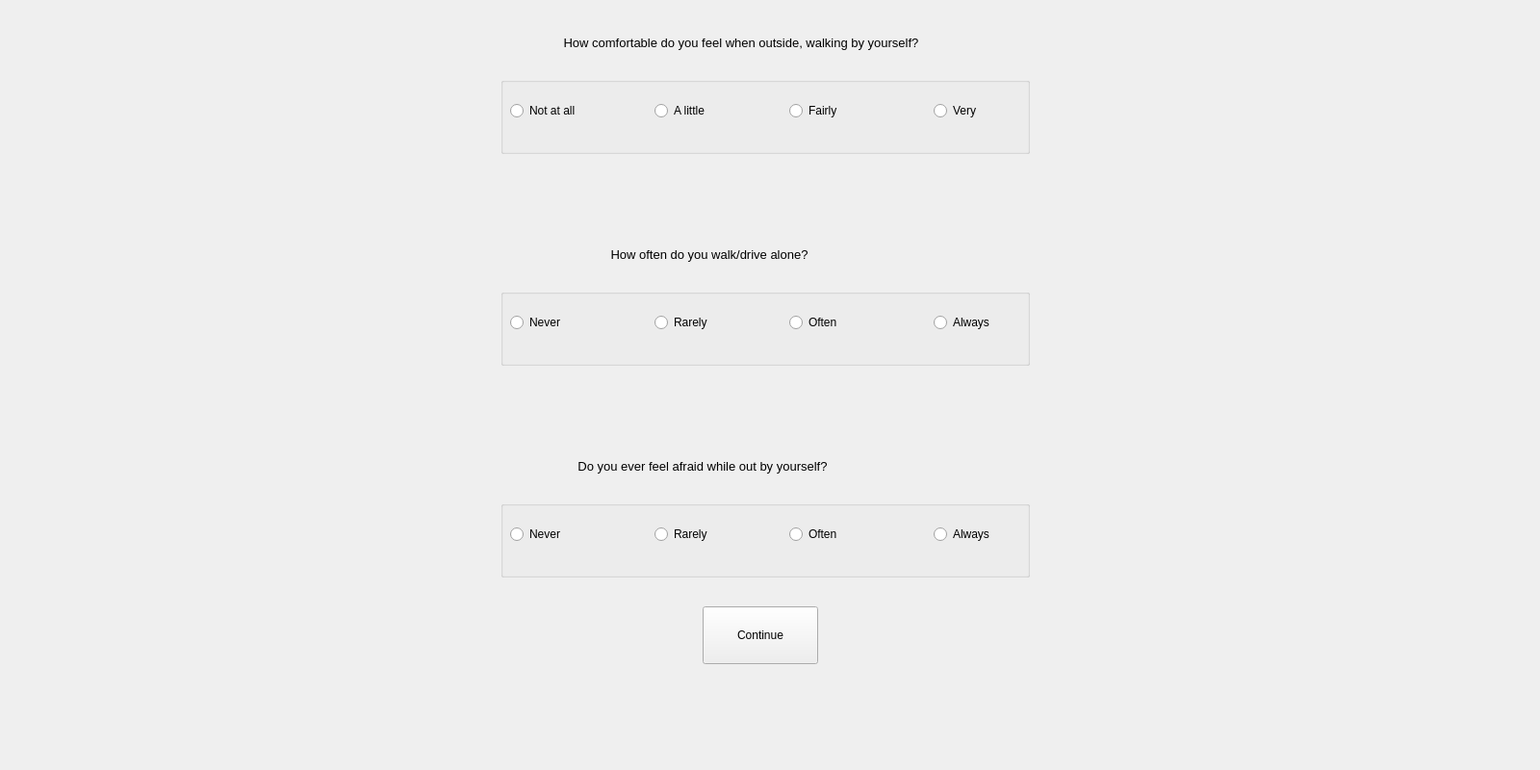
<?xml version="1.0" encoding="UTF-8"?>
<ui version="4.0">
 <class>Form</class>
 <widget class="QWidget" name="Form">
  <property name="geometry">
   <rect>
    <x>0</x>
    <y>0</y>
    <width>1600</width>
    <height>800</height>
   </rect>
  </property>
  <property name="windowTitle">
   <string>Form</string>
  </property>
  <widget class="QStackedWidget" name="mainStack">
   <property name="geometry">
    <rect>
     <x>-10</x>
     <y>0</y>
     <width>1600</width>
     <height>800</height>
    </rect>
   </property>
   <property name="autoFillBackground">
    <bool>true</bool>
   </property>
   <property name="currentIndex">
    <number>2</number>
   </property>
   <widget class="QWidget" name="consentForm">
    <widget class="QCheckBox" name="consentCheck">
     <property name="geometry">
      <rect>
       <x>120</x>
       <y>280</y>
       <width>550</width>
       <height>30</height>
      </rect>
     </property>
     <property name="text">
      <string>I have read the information above and I consent to take part in this study.</string>
     </property>
     <property name="iconSize">
      <size>
       <width>15</width>
       <height>15</height>
      </size>
     </property>
     <property name="checked">
      <bool>false</bool>
     </property>
    </widget>
    <widget class="QCheckBox" name="ageCheck">
     <property name="geometry">
      <rect>
       <x>120</x>
       <y>520</y>
       <width>850</width>
       <height>30</height>
      </rect>
     </property>
     <property name="text">
      <string>I confirm that I am over the age of 18.</string>
     </property>
     <property name="iconSize">
      <size>
       <width>15</width>
       <height>15</height>
      </size>
     </property>
     <property name="checked">
      <bool>false</bool>
     </property>
    </widget>
    <widget class="QLabel" name="headerLabel">
     <property name="geometry">
      <rect>
       <x>120</x>
       <y>50</y>
       <width>1600</width>
       <height>41</height>
      </rect>
     </property>
     <property name="font">
      <font>
       <family>Arial</family>
       <pointsize>12</pointsize>
      </font>
     </property>
     <property name="text">
      <string>The following experiment was granted ethical approval by the UCL Psychology and Langage Sciences ethics chair.</string>
     </property>
    </widget>
    <widget class="QPushButton" name="continueButton">
     <property name="geometry">
      <rect>
       <x>750</x>
       <y>630</y>
       <width>120</width>
       <height>60</height>
      </rect>
     </property>
     <property name="text">
      <string>Continue</string>
     </property>
    </widget>
    <widget class="QLabel" name="informationLabel">
     <property name="geometry">
      <rect>
       <x>120</x>
       <y>100</y>
       <width>1400</width>
       <height>120</height>
      </rect>
     </property>
     <property name="font">
      <font>
       <family>Arial</family>
       <pointsize>10</pointsize>
      </font>
     </property>
     <property name="text">
      <string>&lt;html&gt;&lt;head/&gt;&lt;body&gt;&lt;p&gt;This experiment will involve making decisions in response to presented stimuli. You will be given detailed information before beginning the experiment. If at any point during the study you wish to cease participating, please simply stop and exit the browser window. You do not need to contact the experimenters if you decide to withdraw. If after participating you wish to have your data omitted from analysis, please contact the experimenters at the xxyyzzy@ucl.ac.uk.&lt;/p&gt;&lt;/body&gt;&lt;/html&gt;</string>
     </property>
     <property name="scaledContents">
      <bool>false</bool>
     </property>
     <property name="wordWrap">
      <bool>true</bool>
     </property>
    </widget>
    <widget class="QCheckBox" name="dataCheck">
     <property name="geometry">
      <rect>
       <x>120</x>
       <y>360</y>
       <width>850</width>
       <height>30</height>
      </rect>
     </property>
     <property name="text">
      <string>I understand that my data may be used in future academic papers and publications without my knowledge. </string>
     </property>
     <property name="iconSize">
      <size>
       <width>15</width>
       <height>15</height>
      </size>
     </property>
     <property name="checked">
      <bool>false</bool>
     </property>
    </widget>
    <widget class="QCheckBox" name="withdrawCheck">
     <property name="geometry">
      <rect>
       <x>120</x>
       <y>440</y>
       <width>850</width>
       <height>30</height>
      </rect>
     </property>
     <property name="text">
      <string>I understand that I can withdraw from participation by closing the window.</string>
     </property>
     <property name="iconSize">
      <size>
       <width>15</width>
       <height>15</height>
      </size>
     </property>
     <property name="checked">
      <bool>false</bool>
     </property>
    </widget>
    <widget class="QStackedWidget" name="settingsBox">
     <property name="geometry">
      <rect>
       <x>1220</x>
       <y>60</y>
       <width>331</width>
       <height>381</height>
      </rect>
     </property>
     <property name="palette">
      <palette>
       <active>
        <colorrole role="Base">
         <brush brushstyle="SolidPattern">
          <color alpha="255">
           <red>255</red>
           <green>255</green>
           <blue>255</blue>
          </color>
         </brush>
        </colorrole>
        <colorrole role="Window">
         <brush brushstyle="SolidPattern">
          <color alpha="255">
           <red>171</red>
           <green>171</green>
           <blue>171</blue>
          </color>
         </brush>
        </colorrole>
       </active>
       <inactive>
        <colorrole role="Base">
         <brush brushstyle="SolidPattern">
          <color alpha="255">
           <red>255</red>
           <green>255</green>
           <blue>255</blue>
          </color>
         </brush>
        </colorrole>
        <colorrole role="Window">
         <brush brushstyle="SolidPattern">
          <color alpha="255">
           <red>171</red>
           <green>171</green>
           <blue>171</blue>
          </color>
         </brush>
        </colorrole>
       </inactive>
       <disabled>
        <colorrole role="Base">
         <brush brushstyle="SolidPattern">
          <color alpha="255">
           <red>171</red>
           <green>171</green>
           <blue>171</blue>
          </color>
         </brush>
        </colorrole>
        <colorrole role="Window">
         <brush brushstyle="SolidPattern">
          <color alpha="255">
           <red>171</red>
           <green>171</green>
           <blue>171</blue>
          </color>
         </brush>
        </colorrole>
       </disabled>
      </palette>
     </property>
     <property name="autoFillBackground">
      <bool>true</bool>
     </property>
     <property name="currentIndex">
      <number>1</number>
     </property>
     <widget class="QWidget" name="login">
      <widget class="QLineEdit" name="pwBox">
       <property name="geometry">
        <rect>
         <x>30</x>
         <y>100</y>
         <width>231</width>
         <height>31</height>
        </rect>
       </property>
      </widget>
      <widget class="QLabel" name="settingsLabel">
       <property name="geometry">
        <rect>
         <x>20</x>
         <y>50</y>
         <width>301</width>
         <height>40</height>
        </rect>
       </property>
       <property name="font">
        <font>
         <pointsize>8</pointsize>
        </font>
       </property>
       <property name="text">
        <string>Please enter the password to access settings.</string>
       </property>
       <property name="wordWrap">
        <bool>true</bool>
       </property>
      </widget>
      <widget class="QPushButton" name="logButton">
       <property name="geometry">
        <rect>
         <x>115</x>
         <y>150</y>
         <width>70</width>
         <height>41</height>
        </rect>
       </property>
       <property name="text">
        <string>Login</string>
       </property>
      </widget>
     </widget>
     <widget class="QWidget" name="settings">
      <layout class="QFormLayout" name="formLayout">
       <property name="horizontalSpacing">
        <number>8</number>
       </property>
       <property name="verticalSpacing">
        <number>12</number>
       </property>
       <item row="2" column="0">
        <widget class="QSpinBox" name="ruralSpeed">
         <property name="font">
          <font>
           <pointsize>11</pointsize>
          </font>
         </property>
         <property name="maximum">
          <number>999</number>
         </property>
         <property name="value">
          <number>75</number>
         </property>
        </widget>
       </item>
       <item row="2" column="1">
        <widget class="QLabel" name="lab1">
         <property name="font">
          <font>
           <pointsize>10</pointsize>
          </font>
         </property>
         <property name="text">
          <string>Rural Speed</string>
         </property>
        </widget>
       </item>
       <item row="3" column="1">
        <widget class="QLabel" name="lab2">
         <property name="font">
          <font>
           <pointsize>10</pointsize>
          </font>
         </property>
         <property name="text">
          <string>Rural Loss Chance</string>
         </property>
        </widget>
       </item>
       <item row="4" column="0">
        <widget class="QSpinBox" name="citySpeed">
         <property name="font">
          <font>
           <pointsize>11</pointsize>
          </font>
         </property>
         <property name="maximum">
          <number>999</number>
         </property>
         <property name="value">
          <number>40</number>
         </property>
         <property name="displayIntegerBase">
          <number>10</number>
         </property>
        </widget>
       </item>
       <item row="4" column="1">
        <widget class="QLabel" name="lab3">
         <property name="font">
          <font>
           <pointsize>10</pointsize>
          </font>
         </property>
         <property name="text">
          <string>City Speed</string>
         </property>
        </widget>
       </item>
       <item row="5" column="1">
        <widget class="QLabel" name="lab4">
         <property name="font">
          <font>
           <pointsize>10</pointsize>
          </font>
         </property>
         <property name="text">
          <string>City Loss Chance</string>
         </property>
        </widget>
       </item>
       <item row="8" column="0" colspan="2">
        <widget class="QPushButton" name="saveButton">
         <property name="font">
          <font>
           <pointsize>8</pointsize>
          </font>
         </property>
         <property name="text">
          <string>SAVE</string>
         </property>
        </widget>
       </item>
       <item row="3" column="0">
        <widget class="QDoubleSpinBox" name="ruralLoss">
         <property name="font">
          <font>
           <pointsize>10</pointsize>
          </font>
         </property>
         <property name="decimals">
          <number>2</number>
         </property>
         <property name="value">
          <double>0.400000000000000</double>
         </property>
        </widget>
       </item>
       <item row="5" column="0">
        <widget class="QDoubleSpinBox" name="cityLoss">
         <property name="font">
          <font>
           <pointsize>10</pointsize>
          </font>
         </property>
         <property name="decimals">
          <number>2</number>
         </property>
         <property name="value">
          <double>0.150000000000000</double>
         </property>
        </widget>
       </item>
       <item row="6" column="0">
        <widget class="QSpinBox" name="motorwaySpeed">
         <property name="font">
          <font>
           <pointsize>10</pointsize>
          </font>
         </property>
         <property name="maximum">
          <number>999</number>
         </property>
         <property name="value">
          <number>125</number>
         </property>
        </widget>
       </item>
       <item row="7" column="0">
        <widget class="QDoubleSpinBox" name="motorwayLoss">
         <property name="font">
          <font>
           <pointsize>10</pointsize>
          </font>
         </property>
         <property name="singleStep">
          <double>1.000000000000000</double>
         </property>
         <property name="value">
          <double>0.750000000000000</double>
         </property>
        </widget>
       </item>
       <item row="6" column="1">
        <widget class="QLabel" name="lab5">
         <property name="font">
          <font>
           <pointsize>10</pointsize>
          </font>
         </property>
         <property name="text">
          <string>Motorway Speed</string>
         </property>
        </widget>
       </item>
       <item row="7" column="1">
        <widget class="QLabel" name="lab6">
         <property name="font">
          <font>
           <pointsize>10</pointsize>
          </font>
         </property>
         <property name="text">
          <string>Motorway Loss Chance</string>
         </property>
        </widget>
       </item>
       <item row="0" column="0">
        <widget class="QSpinBox" name="trialSpin">
         <property name="font">
          <font>
           <pointsize>10</pointsize>
          </font>
         </property>
         <property name="maximum">
          <number>99</number>
         </property>
         <property name="singleStep">
          <number>2</number>
         </property>
         <property name="value">
          <number>4</number>
         </property>
        </widget>
       </item>
       <item row="0" column="1">
        <widget class="QLabel" name="trialLabel">
         <property name="font">
          <font>
           <pointsize>10</pointsize>
          </font>
         </property>
         <property name="text">
          <string>Number of Trials</string>
         </property>
        </widget>
       </item>
       <item row="1" column="0" colspan="2">
        <widget class="QLabel" name="spaceer">
         <property name="text">
          <string>------------------------------------------------------------------------------------------------------------</string>
         </property>
        </widget>
       </item>
      </layout>
     </widget>
    </widget>
    <widget class="QPushButton" name="settingsButton">
     <property name="geometry">
      <rect>
       <x>1450</x>
       <y>10</y>
       <width>101</width>
       <height>41</height>
      </rect>
     </property>
     <property name="text">
      <string>Settings</string>
     </property>
    </widget>
   </widget>
   <widget class="QWidget" name="demographics">
    <widget class="QLabel" name="demHeader">
     <property name="geometry">
      <rect>
       <x>90</x>
       <y>50</y>
       <width>1600</width>
       <height>41</height>
      </rect>
     </property>
     <property name="font">
      <font>
       <family>Arial</family>
       <pointsize>12</pointsize>
      </font>
     </property>
     <property name="text">
      <string>Please respond to all of the following questions. </string>
     </property>
    </widget>
    <widget class="QLineEdit" name="nameInput">
     <property name="geometry">
      <rect>
       <x>115</x>
       <y>160</y>
       <width>350</width>
       <height>45</height>
      </rect>
     </property>
    </widget>
    <widget class="QLabel" name="name">
     <property name="geometry">
      <rect>
       <x>20</x>
       <y>165</y>
       <width>70</width>
       <height>30</height>
      </rect>
     </property>
     <property name="font">
      <font>
       <pointsize>10</pointsize>
      </font>
     </property>
     <property name="text">
      <string>&lt;html&gt;&lt;head/&gt;&lt;body&gt;&lt;p align=&quot;center&quot;&gt;Name:&lt;/p&gt;&lt;/body&gt;&lt;/html&gt;</string>
     </property>
    </widget>
    <widget class="QLabel" name="age">
     <property name="geometry">
      <rect>
       <x>20</x>
       <y>265</y>
       <width>70</width>
       <height>30</height>
      </rect>
     </property>
     <property name="font">
      <font>
       <pointsize>10</pointsize>
      </font>
     </property>
     <property name="text">
      <string>&lt;html&gt;&lt;head/&gt;&lt;body&gt;&lt;p align=&quot;center&quot;&gt;Age:&lt;/p&gt;&lt;/body&gt;&lt;/html&gt;</string>
     </property>
    </widget>
    <widget class="QLabel" name="Gender">
     <property name="geometry">
      <rect>
       <x>20</x>
       <y>365</y>
       <width>70</width>
       <height>30</height>
      </rect>
     </property>
     <property name="font">
      <font>
       <pointsize>10</pointsize>
      </font>
     </property>
     <property name="text">
      <string>&lt;html&gt;&lt;head/&gt;&lt;body&gt;&lt;p align=&quot;center&quot;&gt;Gender:&lt;/p&gt;&lt;/body&gt;&lt;/html&gt;</string>
     </property>
    </widget>
    <widget class="QGroupBox" name="sexGroup">
     <property name="geometry">
      <rect>
       <x>115</x>
       <y>330</y>
       <width>500</width>
       <height>100</height>
      </rect>
     </property>
     <property name="title">
      <string/>
     </property>
     <property name="flat">
      <bool>false</bool>
     </property>
     <widget class="QRadioButton" name="maleButton">
      <property name="geometry">
       <rect>
        <x>25</x>
        <y>25</y>
        <width>100</width>
        <height>50</height>
       </rect>
      </property>
      <property name="font">
       <font>
        <pointsize>9</pointsize>
       </font>
      </property>
      <property name="text">
       <string>Male</string>
      </property>
     </widget>
     <widget class="QRadioButton" name="femaleButton">
      <property name="geometry">
       <rect>
        <x>135</x>
        <y>25</y>
        <width>131</width>
        <height>50</height>
       </rect>
      </property>
      <property name="font">
       <font>
        <pointsize>9</pointsize>
       </font>
      </property>
      <property name="text">
       <string>Female</string>
      </property>
     </widget>
     <widget class="QRadioButton" name="otherButton">
      <property name="geometry">
       <rect>
        <x>245</x>
        <y>25</y>
        <width>100</width>
        <height>50</height>
       </rect>
      </property>
      <property name="font">
       <font>
        <pointsize>9</pointsize>
       </font>
      </property>
      <property name="text">
       <string>Other</string>
      </property>
     </widget>
    </widget>
    <widget class="QPushButton" name="verifyButton">
     <property name="geometry">
      <rect>
       <x>750</x>
       <y>630</y>
       <width>120</width>
       <height>60</height>
      </rect>
     </property>
     <property name="text">
      <string>Continue</string>
     </property>
    </widget>
    <widget class="QLabel" name="education">
     <property name="geometry">
      <rect>
       <x>35</x>
       <y>460</y>
       <width>371</width>
       <height>30</height>
      </rect>
     </property>
     <property name="font">
      <font>
       <pointsize>10</pointsize>
      </font>
     </property>
     <property name="text">
      <string>&lt;html&gt;&lt;head/&gt;&lt;body&gt;&lt;p&gt;Are you currently in full time education?&lt;/p&gt;&lt;/body&gt;&lt;/html&gt;</string>
     </property>
    </widget>
    <widget class="QCheckBox" name="educCheck">
     <property name="geometry">
      <rect>
       <x>420</x>
       <y>460</y>
       <width>51</width>
       <height>30</height>
      </rect>
     </property>
     <property name="text">
      <string/>
     </property>
     <property name="iconSize">
      <size>
       <width>15</width>
       <height>15</height>
      </size>
     </property>
    </widget>
    <widget class="QSpinBox" name="ageSpin">
     <property name="geometry">
      <rect>
       <x>115</x>
       <y>265</y>
       <width>70</width>
       <height>30</height>
      </rect>
     </property>
     <property name="font">
      <font>
       <pointsize>10</pointsize>
      </font>
     </property>
    </widget>
    <widget class="QLabel" name="demSubHead">
     <property name="geometry">
      <rect>
       <x>90</x>
       <y>100</y>
       <width>1600</width>
       <height>41</height>
      </rect>
     </property>
     <property name="font">
      <font>
       <family>Arial</family>
       <pointsize>9</pointsize>
      </font>
     </property>
     <property name="text">
      <string>Note that information gathered here is purely for research purposes. Any data used in future publication will be completely anonymised.</string>
     </property>
    </widget>
   </widget>
   <widget class="QWidget" name="questionsCont">
    <widget class="QLabel" name="outsideLabel">
     <property name="geometry">
      <rect>
       <x>480</x>
       <y>30</y>
       <width>600</width>
       <height>30</height>
      </rect>
     </property>
     <property name="font">
      <font>
       <pointsize>10</pointsize>
      </font>
     </property>
     <property name="text">
      <string>&lt;html&gt;&lt;head/&gt;&lt;body&gt;&lt;p align=&quot;center&quot;&gt;How comfortable do you feel when outside, walking by yourself?&lt;/p&gt;&lt;/body&gt;&lt;/html&gt;</string>
     </property>
     <property name="wordWrap">
      <bool>true</bool>
     </property>
    </widget>
    <widget class="QGroupBox" name="comfQuestions">
     <property name="geometry">
      <rect>
       <x>530</x>
       <y>80</y>
       <width>550</width>
       <height>80</height>
      </rect>
     </property>
     <property name="autoFillBackground">
      <bool>false</bool>
     </property>
     <property name="title">
      <string/>
     </property>
     <property name="flat">
      <bool>false</bool>
     </property>
     <widget class="QRadioButton" name="low">
      <property name="geometry">
       <rect>
        <x>10</x>
        <y>20</y>
        <width>111</width>
        <height>30</height>
       </rect>
      </property>
      <property name="autoFillBackground">
       <bool>false</bool>
      </property>
      <property name="text">
       <string>Not at all</string>
      </property>
     </widget>
     <widget class="QRadioButton" name="med">
      <property name="geometry">
       <rect>
        <x>160</x>
        <y>20</y>
        <width>101</width>
        <height>30</height>
       </rect>
      </property>
      <property name="text">
       <string>A little</string>
      </property>
     </widget>
     <widget class="QRadioButton" name="high">
      <property name="geometry">
       <rect>
        <x>300</x>
        <y>20</y>
        <width>111</width>
        <height>30</height>
       </rect>
      </property>
      <property name="text">
       <string>Fairly</string>
      </property>
     </widget>
     <widget class="QRadioButton" name="vHigh">
      <property name="geometry">
       <rect>
        <x>450</x>
        <y>20</y>
        <width>91</width>
        <height>30</height>
       </rect>
      </property>
      <property name="text">
       <string>Very</string>
      </property>
     </widget>
    </widget>
    <widget class="QLabel" name="walkLabel">
     <property name="geometry">
      <rect>
       <x>447</x>
       <y>250</y>
       <width>600</width>
       <height>30</height>
      </rect>
     </property>
     <property name="font">
      <font>
       <pointsize>10</pointsize>
      </font>
     </property>
     <property name="text">
      <string>&lt;html&gt;&lt;head/&gt;&lt;body&gt;&lt;p align=&quot;center&quot;&gt;How often do you walk/drive alone?&lt;/p&gt;&lt;/body&gt;&lt;/html&gt;</string>
     </property>
     <property name="wordWrap">
      <bool>true</bool>
     </property>
    </widget>
    <widget class="QGroupBox" name="freqQuestions">
     <property name="geometry">
      <rect>
       <x>530</x>
       <y>300</y>
       <width>550</width>
       <height>80</height>
      </rect>
     </property>
     <property name="autoFillBackground">
      <bool>false</bool>
     </property>
     <property name="title">
      <string/>
     </property>
     <property name="flat">
      <bool>false</bool>
     </property>
     <widget class="QRadioButton" name="low2">
      <property name="geometry">
       <rect>
        <x>10</x>
        <y>20</y>
        <width>111</width>
        <height>30</height>
       </rect>
      </property>
      <property name="autoFillBackground">
       <bool>false</bool>
      </property>
      <property name="text">
       <string>Never</string>
      </property>
     </widget>
     <widget class="QRadioButton" name="med2">
      <property name="geometry">
       <rect>
        <x>160</x>
        <y>20</y>
        <width>101</width>
        <height>30</height>
       </rect>
      </property>
      <property name="text">
       <string>Rarely</string>
      </property>
     </widget>
     <widget class="QRadioButton" name="high2">
      <property name="geometry">
       <rect>
        <x>300</x>
        <y>20</y>
        <width>111</width>
        <height>30</height>
       </rect>
      </property>
      <property name="text">
       <string>Often</string>
      </property>
     </widget>
     <widget class="QRadioButton" name="vHigh2">
      <property name="geometry">
       <rect>
        <x>450</x>
        <y>20</y>
        <width>91</width>
        <height>30</height>
       </rect>
      </property>
      <property name="text">
       <string>Always</string>
      </property>
     </widget>
    </widget>
    <widget class="QLabel" name="walkLabel_2">
     <property name="geometry">
      <rect>
       <x>440</x>
       <y>470</y>
       <width>600</width>
       <height>30</height>
      </rect>
     </property>
     <property name="font">
      <font>
       <pointsize>10</pointsize>
      </font>
     </property>
     <property name="text">
      <string>&lt;html&gt;&lt;head/&gt;&lt;body&gt;&lt;p align=&quot;center&quot;&gt;Do you ever feel afraid while out by yourself?&lt;/p&gt;&lt;/body&gt;&lt;/html&gt;</string>
     </property>
     <property name="wordWrap">
      <bool>true</bool>
     </property>
    </widget>
    <widget class="QGroupBox" name="fearQuestions">
     <property name="geometry">
      <rect>
       <x>530</x>
       <y>520</y>
       <width>550</width>
       <height>80</height>
      </rect>
     </property>
     <property name="autoFillBackground">
      <bool>false</bool>
     </property>
     <property name="title">
      <string/>
     </property>
     <property name="flat">
      <bool>false</bool>
     </property>
     <widget class="QRadioButton" name="low3">
      <property name="geometry">
       <rect>
        <x>10</x>
        <y>20</y>
        <width>111</width>
        <height>30</height>
       </rect>
      </property>
      <property name="autoFillBackground">
       <bool>false</bool>
      </property>
      <property name="text">
       <string>Never</string>
      </property>
     </widget>
     <widget class="QRadioButton" name="med3">
      <property name="geometry">
       <rect>
        <x>160</x>
        <y>20</y>
        <width>101</width>
        <height>30</height>
       </rect>
      </property>
      <property name="text">
       <string>Rarely</string>
      </property>
     </widget>
     <widget class="QRadioButton" name="high3">
      <property name="geometry">
       <rect>
        <x>300</x>
        <y>20</y>
        <width>111</width>
        <height>30</height>
       </rect>
      </property>
      <property name="text">
       <string>Often</string>
      </property>
     </widget>
     <widget class="QRadioButton" name="vHigh3">
      <property name="geometry">
       <rect>
        <x>450</x>
        <y>20</y>
        <width>91</width>
        <height>30</height>
       </rect>
      </property>
      <property name="text">
       <string>Always</string>
      </property>
     </widget>
    </widget>
    <widget class="QPushButton" name="continueButton2">
     <property name="geometry">
      <rect>
       <x>740</x>
       <y>630</y>
       <width>120</width>
       <height>60</height>
      </rect>
     </property>
     <property name="text">
      <string>Continue</string>
     </property>
    </widget>
    <widget class="QLabel" name="demErrorLab">
     <property name="geometry">
      <rect>
       <x>670</x>
       <y>730</y>
       <width>371</width>
       <height>31</height>
      </rect>
     </property>
     <property name="text">
      <string/>
     </property>
    </widget>
   </widget>
   <widget class="QWidget" name="experimentBrief">
    <widget class="QLabel" name="briefLabel">
     <property name="geometry">
      <rect>
       <x>100</x>
       <y>69</y>
       <width>1400</width>
       <height>481</height>
      </rect>
     </property>
     <property name="font">
      <font>
       <family>Arial</family>
       <pointsize>11</pointsize>
      </font>
     </property>
     <property name="text">
      <string>&lt;html&gt;&lt;head/&gt;&lt;body&gt;&lt;p&gt;You will now complete a task in which you must give your opinion on some images, primarily whether your emotional response to them is broadly positve or negative.&lt;/p&gt;&lt;p&gt;&lt;br/&gt;&lt;/p&gt;&lt;p&gt;A positive response to the image, for instance, would be if you find it comforting, or that you would feel safe there. A negative response would be if you find the location unsettling, or that you would be unsafe.&lt;/p&gt;&lt;p&gt;&lt;br/&gt;&lt;/p&gt;&lt;p&gt;When you see the image, please press the &amp;quot;J&amp;quot; key on your keyboard if you feel positive, and the &amp;quot;F&amp;quot; key if you feel negative. Text at the top of the screen will indicate your last response.&lt;/p&gt;&lt;p&gt;&lt;br/&gt;&lt;/p&gt;&lt;p&gt;Please wait, and you will automatically be redirected to the experiment page, where you will see the first image.&lt;/p&gt;&lt;p&gt;&lt;br/&gt;&lt;/p&gt;&lt;p&gt;&lt;br/&gt;&lt;/p&gt;&lt;p&gt;&lt;br/&gt;&lt;/p&gt;&lt;/body&gt;&lt;/html&gt;</string>
     </property>
     <property name="wordWrap">
      <bool>true</bool>
     </property>
    </widget>
   </widget>
   <widget class="QWidget" name="imagePage">
    <widget class="QLabel" name="FLabel">
     <property name="geometry">
      <rect>
       <x>190</x>
       <y>395</y>
       <width>35</width>
       <height>61</height>
      </rect>
     </property>
     <property name="font">
      <font>
       <pointsize>40</pointsize>
      </font>
     </property>
     <property name="text">
      <string>F</string>
     </property>
    </widget>
    <widget class="QLabel" name="negaLabel">
     <property name="geometry">
      <rect>
       <x>140</x>
       <y>450</y>
       <width>150</width>
       <height>51</height>
      </rect>
     </property>
     <property name="font">
      <font>
       <pointsize>17</pointsize>
      </font>
     </property>
     <property name="text">
      <string>negative</string>
     </property>
     <property name="scaledContents">
      <bool>false</bool>
     </property>
     <property name="wordWrap">
      <bool>true</bool>
     </property>
    </widget>
    <widget class="QLabel" name="posLabel">
     <property name="geometry">
      <rect>
       <x>1350</x>
       <y>440</y>
       <width>150</width>
       <height>51</height>
      </rect>
     </property>
     <property name="font">
      <font>
       <pointsize>17</pointsize>
      </font>
     </property>
     <property name="text">
      <string>positive</string>
     </property>
     <property name="scaledContents">
      <bool>false</bool>
     </property>
     <property name="wordWrap">
      <bool>true</bool>
     </property>
    </widget>
    <widget class="QLabel" name="JLabel">
     <property name="geometry">
      <rect>
       <x>1390</x>
       <y>365</y>
       <width>35</width>
       <height>81</height>
      </rect>
     </property>
     <property name="font">
      <font>
       <pointsize>40</pointsize>
      </font>
     </property>
     <property name="text">
      <string>J</string>
     </property>
    </widget>
   </widget>
   <widget class="QWidget" name="mazePage">
    <widget class="QLabel" name="brief">
     <property name="geometry">
      <rect>
       <x>229</x>
       <y>-15</y>
       <width>1121</width>
       <height>200</height>
      </rect>
     </property>
     <property name="font">
      <font>
       <pointsize>10</pointsize>
      </font>
     </property>
     <property name="text">
      <string>&lt;html&gt;&lt;head/&gt;&lt;body&gt;&lt;p&gt;&lt;span style=&quot; font-size:9pt;&quot;&gt;You will now play a simple navigation decision game. The object of the game is to reach the destination successfully via one of the three listed routes in the shortest amount of time possible. You will play 1 time(s).&lt;/span&gt;&lt;/p&gt;&lt;p&gt;&lt;span style=&quot; font-size:9pt;&quot;&gt;Some of the routes are more effective than others, meaning that you will reach your destination faster. Be careful, though, because some of the routes are also more confusing, meaning that you are more likely to get lost when taking them. If you get lost, your journey will take double the amount of time.&lt;/span&gt;&lt;/p&gt;&lt;p&gt;&lt;span style=&quot; font-size:9pt;&quot;&gt;Read the information for each route, click the route you wish to take, then click &amp;quot;begin navigation&amp;quot; to start the journey. Good luck!&lt;/span&gt;&lt;/p&gt;&lt;/body&gt;&lt;/html&gt;</string>
     </property>
     <property name="textFormat">
      <enum>Qt::RichText</enum>
     </property>
     <property name="scaledContents">
      <bool>true</bool>
     </property>
     <property name="wordWrap">
      <bool>true</bool>
     </property>
    </widget>
    <widget class="QLabel" name="feedback">
     <property name="geometry">
      <rect>
       <x>590</x>
       <y>710</y>
       <width>361</width>
       <height>20</height>
      </rect>
     </property>
     <property name="text">
      <string>&lt;html&gt;&lt;head/&gt;&lt;body&gt;&lt;p align=&quot;center&quot;&gt;&lt;br/&gt;&lt;/p&gt;&lt;p align=&quot;center&quot;&gt;&lt;br/&gt;&lt;/p&gt;&lt;/body&gt;&lt;/html&gt;</string>
     </property>
    </widget>
    <widget class="QPushButton" name="beginJourneyButton">
     <property name="geometry">
      <rect>
       <x>670</x>
       <y>740</y>
       <width>150</width>
       <height>50</height>
      </rect>
     </property>
     <property name="text">
      <string>Begin Navigation</string>
     </property>
    </widget>
    <widget class="QLabel" name="pointsFig">
     <property name="geometry">
      <rect>
       <x>660</x>
       <y>640</y>
       <width>211</width>
       <height>41</height>
      </rect>
     </property>
     <property name="font">
      <font>
       <pointsize>14</pointsize>
      </font>
     </property>
     <property name="text">
      <string/>
     </property>
    </widget>
    <widget class="QLabel" name="ruralLabel">
     <property name="geometry">
      <rect>
       <x>360</x>
       <y>400</y>
       <width>171</width>
       <height>121</height>
      </rect>
     </property>
     <property name="font">
      <font>
       <pointsize>9</pointsize>
      </font>
     </property>
     <property name="text">
      <string>&lt;html&gt;&lt;head/&gt;&lt;body&gt;&lt;p align=&quot;center&quot;&gt;&lt;span style=&quot; font-weight:600;&quot;&gt;Rural Route&lt;/span&gt;&lt;/p&gt;&lt;p align=&quot;center&quot;&gt;Journey Speed = 75&lt;/p&gt;&lt;p align=&quot;center&quot;&gt;Loss chance = 40%&lt;/p&gt;&lt;/body&gt;&lt;/html&gt;</string>
     </property>
    </widget>
    <widget class="QLabel" name="cityLabel">
     <property name="geometry">
      <rect>
       <x>640</x>
       <y>400</y>
       <width>211</width>
       <height>121</height>
      </rect>
     </property>
     <property name="font">
      <font>
       <pointsize>9</pointsize>
      </font>
     </property>
     <property name="text">
      <string>&lt;html&gt;&lt;head/&gt;&lt;body&gt;&lt;p align=&quot;center&quot;&gt;&lt;span style=&quot; font-weight:600;&quot;&gt;City Route&lt;/span&gt;&lt;/p&gt;&lt;p align=&quot;center&quot;&gt;Journey Speed = 40&lt;/p&gt;&lt;p align=&quot;center&quot;&gt;Loss chance = 15%&lt;/p&gt;&lt;/body&gt;&lt;/html&gt;</string>
     </property>
    </widget>
    <widget class="QLabel" name="motorwayLabel">
     <property name="geometry">
      <rect>
       <x>970</x>
       <y>400</y>
       <width>171</width>
       <height>121</height>
      </rect>
     </property>
     <property name="font">
      <font>
       <pointsize>9</pointsize>
      </font>
     </property>
     <property name="text">
      <string>&lt;html&gt;&lt;head/&gt;&lt;body&gt;&lt;p align=&quot;center&quot;&gt;&lt;span style=&quot; font-weight:600;&quot;&gt;Motorway Route&lt;/span&gt;&lt;/p&gt;&lt;p align=&quot;center&quot;&gt;Journey Speed = 125&lt;/p&gt;&lt;p align=&quot;center&quot;&gt;Loss chance = 75%&lt;/p&gt;&lt;/body&gt;&lt;/html&gt;</string>
     </property>
    </widget>
   </widget>
   <widget class="QWidget" name="lastPage">
    <widget class="QLabel" name="finalLabel">
     <property name="geometry">
      <rect>
       <x>30</x>
       <y>150</y>
       <width>1600</width>
       <height>421</height>
      </rect>
     </property>
     <property name="font">
      <font>
       <family>Arial</family>
       <pointsize>12</pointsize>
      </font>
     </property>
     <property name="text">
      <string>&lt;html&gt;&lt;head/&gt;&lt;body&gt;&lt;p align=&quot;center&quot;&gt;Thank you for your participation! The experiment aimed to assess your attitudes towards different physical spaces and your general navigation habits, as well as navigation-oriented risk-taking behaviour. &lt;/p&gt;&lt;p align=&quot;center&quot;&gt;&lt;br/&gt;&lt;/p&gt;&lt;p align=&quot;center&quot;&gt;In total during the navigation game, you scored xxx points! &lt;/p&gt;&lt;p align=&quot;center&quot;&gt;&lt;br/&gt;&lt;/p&gt;&lt;p align=&quot;center&quot;&gt;You may now return to the experimenter to receive your payment and ask any questions you may have.&lt;/p&gt;&lt;p align=&quot;center&quot;&gt;&lt;br/&gt;&lt;/p&gt;&lt;p align=&quot;center&quot;&gt;&lt;br/&gt;&lt;/p&gt;&lt;/body&gt;&lt;/html&gt;</string>
     </property>
     <property name="wordWrap">
      <bool>true</bool>
     </property>
    </widget>
    <widget class="QPushButton" name="closeButton">
     <property name="geometry">
      <rect>
       <x>660</x>
       <y>530</y>
       <width>271</width>
       <height>101</height>
      </rect>
     </property>
     <property name="text">
      <string>Close Window</string>
     </property>
    </widget>
   </widget>
  </widget>
 </widget>
 <resources/>
 <connections/>
</ui>
